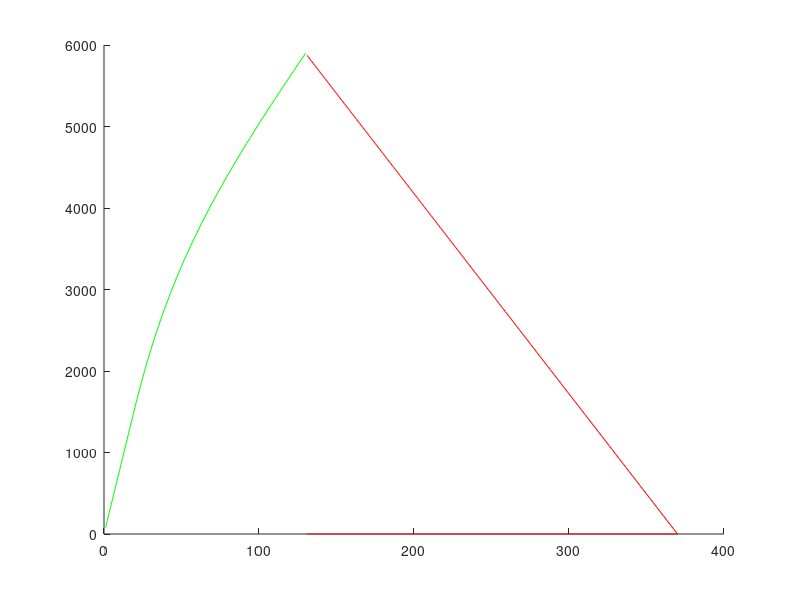

Recreate this plot in MATLAB.
% Charge curve: capacity as a function of time
C_dell = zeros(1,130);
% power trace as a function of time
P_dell = @(t)(62.3).*(t<20)+(40*exp(-.0366*(t-20))+12.33*exp((-5.217e-4)*(t-20))+10).*(t>=20);

% Charge curve of Dell Latitude
% 130 minute charge time
for i=1:130
    C_dell(i+1)=C_dell(i)+P_dell(i);
end
% Assume 12V battery with .90 efficiency
chargeData_dell = 900*C_dell(2:131)/60/12; 
chargeTrace_dell = zeros(2,130);
chargeTrace_dell(1,:) = chargeData_dell; % capacity
chargeTrace_dell(2,:) = P_dell(1:130);   % power

% Discharge curve of Dell Latitude: capacity as a function of time
% 240 min discharge time
maxCapacity = max(chargeData_dell);
D_dell = @(t) (-t*maxCapacity/240+maxCapacity).*(t<=240) + (0).*(t>240);
dischargeTrace_dell = zeros(2,240);
dischargeTrace_dell(1,:) = D_dell(1:240); % capacity, power=0

% plot 1 cycle
hold on; plot(chargeTrace_dell(1,:),'Color','g'); hold on; plot(131:370,dischargeTrace_dell,'Color','r');